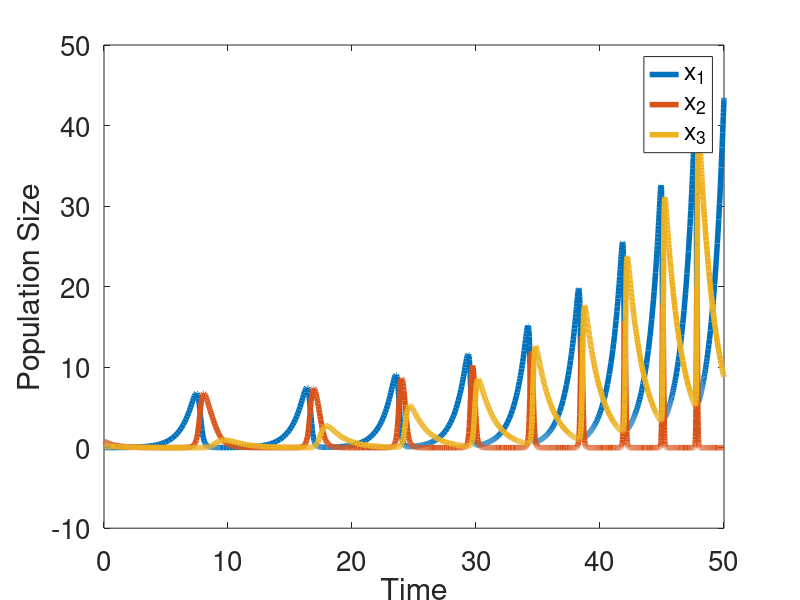

MATLAB code to generate this figure:
%Guang Yang Simulation for the fourth graph in the paper
 



clear; clc;

 

 


a1 =1;
b1 = 1;
a2 =1;
b2 = 1;
c2 =1
a3 =0.75;
b3 = 0.75;
c3 = 1;
 


ode_rhs = @(t,x) [x(1).*(a1-b1.*x(2));...

                 x(2).*(-a2-b2.*x(3) + c2.*x(1));...

                x(3).*(-a3+c3.*x(2));];

 



a0 = 0.01; 

b0 = 0.8; 

c0 = 0.15; 


x0 = [a0;b0;c0];

 



tspan = [0 50]; 

[t,x] = ode45(@(t,x) ode_rhs(t,x), tspan, x0);

 



figure(1); clf;

plot(t,x(:,1),'LineWidth',4); hold on

plot(t,x(:,2),'LineWidth',4);

plot(t,x(:,3),'LineWidth',4);


xlabel('Time'); ylabel('Population Size');

legend('x_1', 'x_2', 'x_3')

set(gca,'FontSize',20)

 

return 

tspan = [0 50]; 

[t,x] = ode45(@(t,x) ode_rhs(t,x), tspan, x0);

 

figure(2); clf;

plot(t,x(:,1),'LineWidth',4); hold on


plot(t,C - 2.*x(:,2) - x(:,1),'LineWidth',4);

plot(t,x(:,2),'LineWidth',4);

xlabel('Time'); ylabel('Population Size');

legend('x_1', 'x_2', 'x_3')

set(gca,'FontSize',20)